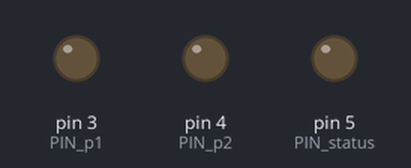
The sketch below on a simulated Arduino Uno, built with avr-gcc and run on an emulated ATmega328P. On the bench: output pins drawn as LEDs (lit = HIGH).

Above: at 1.36 s.
At 8.84 s:
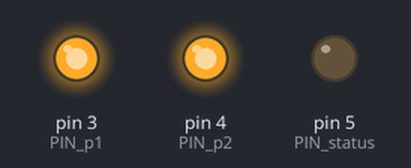
At 16.52 s:
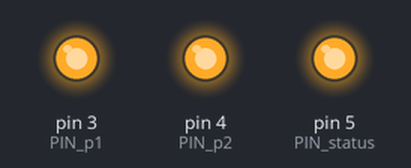
At 16.68 s:
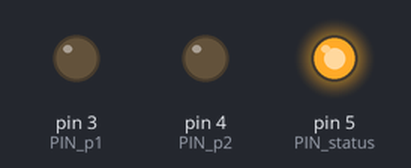
At 19.08 s:
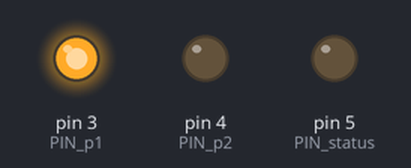
At 21.16 s:
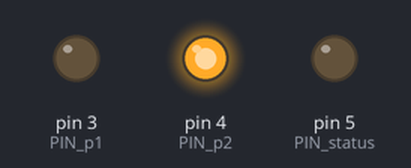
Timing chart, 0 to 21.5 s (numbered marks = the images above):
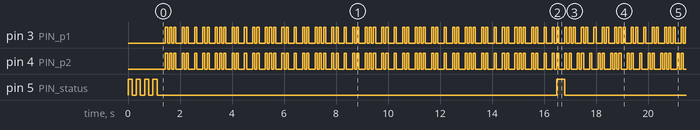

The sketch:

clapping_bot.ino
```cpp
/*
 * Clapping Bot by Chris Mueller
 *
 * An Arduino-powered robot that performs Steve Reich's "Clapping Music"
 * Currently a proof of concept with LEDs instead of solenoids.
 */

const int beatLength = 160;
int lastBeat = 0;
int timePassed = 0;

const int numNotes = 12;
const int numReps = 8;
const int numPhases = 12;
int curNote;
int curRep;
int curPhase;

int pattern1[] = {1, 1, 1, 0, 1, 1, 0, 1, 0, 1, 1, 0};
int pattern2[] = {1, 1, 1, 0, 1, 1, 0, 1, 0, 1, 1, 0};

const int PIN_p1 = 3;
const int PIN_p2 = 4;
const int PIN_status = 5;

// the setup routine runs once when you press reset:
void setup() {
  // initialize the digital pin as an output.
  pinMode(PIN_p1, OUTPUT);
  pinMode(PIN_p2, OUTPUT);
  pinMode(PIN_status, OUTPUT);

  start();
}

void start() {
  //start at -1 so we being with the first note
  curNote = -1;
  curRep = 0;
  curPhase = 0;

  for (int i = 0; i < 4; i++) {
    digitalWrite(PIN_status, HIGH);
    delay(beatLength);
    digitalWrite(PIN_status, LOW);
    delay(beatLength);
  }

  lastBeat = millis();
  timePassed = millis();
}

// the loop routine runs over and over again forever:
void loop() {
  if (curPhase <= numPhases) {
    update();

    if (curRep == numReps - 1 && curNote == numNotes - 2) digitalWrite(PIN_status, HIGH);
    //TODO - if you stop it, make sure to turn off the LED
    if (curRep == 0) digitalWrite(PIN_status, LOW);

    if (pattern1[curNote]) digitalWrite(PIN_p1, HIGH);
    if (pattern2[curNote]) digitalWrite(PIN_p2, HIGH);

    delay(beatLength/2);

    digitalWrite(PIN_p1, LOW);
    digitalWrite(PIN_p2, LOW);
  }
}


void update() {
  timePassed = millis() - lastBeat;

  while(timePassed < beatLength) {
    timePassed = millis() - lastBeat;
  }

  curNote++;
  if (curNote >= numNotes) {
    curNote = 0;
    curRep++;
    if (curRep >= numReps) {
      curRep = 0;
      curPhase++;
      shift();
    }
  }

  lastBeat = millis();
}

void shift() {
  int temp = pattern2[0];
  for (int i = 0; i < numNotes-1; i++) {
    pattern2[i] = pattern2[i+1];
  }
  pattern2[numNotes-1] = temp;
}
```

Measured:
- by itself, pin 4 (PIN_p2): moves between LOW and HIGH, repeating every 3.8 s
- by itself, pin 5 (PIN_status): goes 3 × (LOW 0.16 s, HIGH 0.16 s), LOW 15.4 s, HIGH 0.32 s, LOW 15.0 s, HIGH 0.32 s, then LOW
- by itself, pin 3 (PIN_p1): repeats every 1.9 s: 2 × (LOW 0.08 s, HIGH 0.08 s), LOW 0.24 s, HIGH 0.08 s, LOW 0.08 s, 2 × (HIGH 0.08 s, LOW 0.24 s), HIGH 0.08 s, LOW 0.08 s, HIGH 0.08 s, LOW 0.24 s, HIGH 0.08 s
